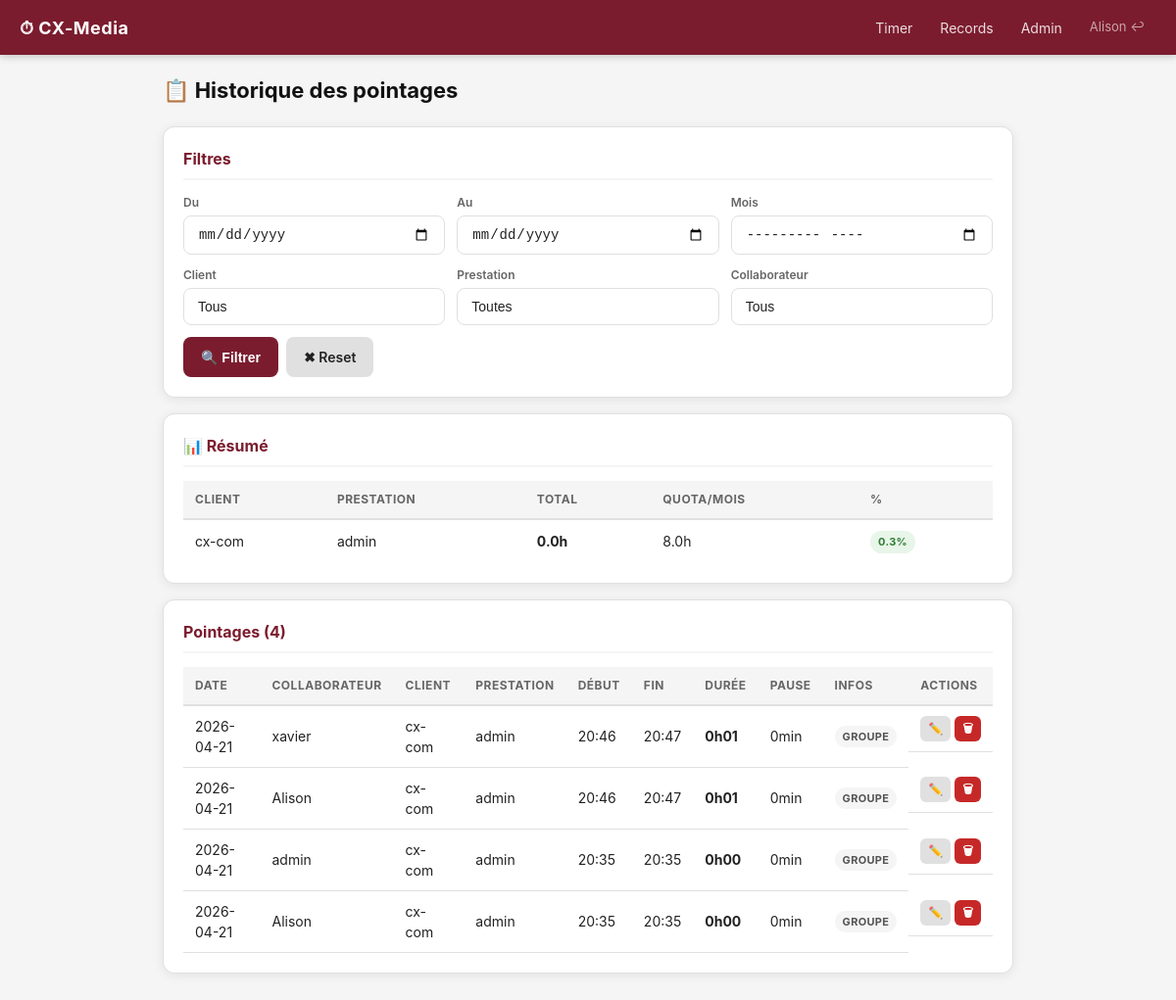
Page /records (signed in) on the committed database.
### tables this page shows
CREATE TABLE users (
        id INTEGER PRIMARY KEY AUTOINCREMENT,
        username TEXT UNIQUE NOT NULL,
        password TEXT NOT NULL,
        role TEXT DEFAULT 'user',
        active INTEGER DEFAULT 1
    );

CREATE TABLE clients (
        id INTEGER PRIMARY KEY AUTOINCREMENT,
        name TEXT UNIQUE NOT NULL,
        active INTEGER DEFAULT 1
    );

CREATE TABLE service_templates (
        id INTEGER PRIMARY KEY AUTOINCREMENT,
        name TEXT UNIQUE NOT NULL,
        active INTEGER DEFAULT 1
    );

CREATE TABLE client_services (
        id INTEGER PRIMARY KEY AUTOINCREMENT,
        client_id INTEGER NOT NULL,
        template_id INTEGER NOT NULL,
        monthly_hours REAL DEFAULT 0,
        FOREIGN KEY(client_id) REFERENCES clients(id),
        FOREIGN KEY(template_id) REFERENCES service_templates(id),
        UNIQUE(client_id, template_id)
    );

CREATE TABLE time_entries (
        id INTEGER PRIMARY KEY AUTOINCREMENT,
        user_id INTEGER NOT NULL,
        client_id INTEGER NOT NULL,
        template_id INTEGER NOT NULL,
        start_time TEXT NOT NULL,
        end_time TEXT,
        duration_minutes REAL DEFAULT 0,
        pause_minutes REAL DEFAULT 0,
        is_manual INTEGER DEFAULT 0,
        justification TEXT,
        session_id TEXT,
        FOREIGN KEY(user_id) REFERENCES users(id),
        FOREIGN KEY(client_id) REFERENCES clients(id),
        FOREIGN KEY(template_id) REFERENCES service_templates(id)
    );

### app.py (the view)
@app.route('/records')
@login_required
def records():
    conn = get_db()
    clients = conn.execute("SELECT * FROM clients WHERE active=1 ORDER BY name").fetchall()
    users = conn.execute("SELECT * FROM users WHERE active=1 ORDER BY username").fetchall()
    templates = conn.execute("SELECT * FROM service_templates WHERE active=1 ORDER BY name").fetchall()
    date_from = request.args.get('date_from', '')
    date_to = request.args.get('date_to', '')
    month = request.args.get('month', '')
    client_id = request.args.get('client_id', '')
    template_id = request.args.get('template_id', '')
    user_filter = request.args.get('user_id', '')
    query = """
        SELECT te.*, u.username, c.name as client_name, st.name as service_name
        FROM time_entries te
        JOIN users u ON te.user_id = u.id
        JOIN clients c ON te.client_id = c.id
        JOIN service_templates st ON te.template_id = st.id
        WHERE 1=1
    """
    params = []
    if session.get('role') != 'admin':
        query += " AND te.user_id = ?"
        params.append(session['user_id'])
    elif user_filter:
        query += " AND te.user_id = ?"
        params.append(user_filter)
    if date_from:
        query += " AND DATE(te.start_time) >= ?"
        params.append(date_from)
    if date_to:
        query += " AND DATE(te.start_time) <= ?"
        params.append(date_to)
    if month:
        query += " AND strftime('%Y-%m', te.start_time) = ?"
        params.append(month)
    if client_id:
        query += " AND te.client_id = ?"
        params.append(client_id)
    if template_id:
        query += " AND te.template_id = ?"
        params.append(template_id)
    query += " ORDER BY te.start_time DESC"
    entries = conn.execute(query, params).fetchall()
    stats = {}
    for e in entries:
        key = (e['client_name'], e['service_name'], e['client_id'], e['template_id'])
        if key not in stats:
            stats[key] = {'total_minutes': 0, 'monthly_hours': 0}
        stats[key]['total_minutes'] += e['duration_minutes']
    for key in stats:
        cs = conn.execute("""
            SELECT monthly_hours FROM client_services WHERE client_id=? AND template_id=?
        """, (key[2], key[3])).fetchone()
        stats[key]['monthly_hours'] = cs['monthly_hours'] if cs else 0
    conn.close()
    return render_template('records.html',
        entries=entries, stats=stats, clients=clients,
        users=users, templates=templates,
        filters={'date_from': date_from, 'date_to': date_to,
                 'month': month, 'client_id': client_id,
                 'template_id': template_id, 'user_id': user_filter})

### app.py (called while the page is built)
def get_db():
    conn = sqlite3.connect(DATABASE)
    conn.row_factory = sqlite3.Row
    return conn

def login_required(f):
    from functools import wraps
    @wraps(f)
    def decorated(*args, **kwargs):
        if 'user_id' not in session:
            return redirect(url_for('login'))
        return f(*args, **kwargs)
    return decorated

### templates/records.html (shortened to what this page needs)
{% extends "base.html" %}
{% block content %}
<div class="records-page">
  <h2 class="page-title">📋 Historique des pointages</h2>
  <div class="card">
    <h3 class="card-title">Filtres</h3>
    <form method="GET" class="filter-form">
      <div class="filter-row">
        <div class="filter-group">
          <label>Du</label>
          <input type="date" name="date_from" value="{{ filters.date_from }}" class="form-input"/>
        </div>
        <div class="filter-group">
          <label>Au</label>
          <input type="date" name="date_to" value="{{ filters.date_to }}" class="form-input"/>
        </div>
        <div class="filter-group">
          <label>Mois</label>
          <input type="month" name="month" value="{{ filters.month }}" class="form-input"/>
        </div>
      </div>
      <div class="filter-row">
        <div class="filter-group">
          <label>Client</label>
          <select name="client_id" class="form-select">
            <option value="">Tous</option>
          </select>
        </div>
        <div class="filter-group">
          <label>Prestation</label>
          <select name="template_id" class="form-select">
            <option value="">Toutes</option>
          </select>
        </div>
        {% if session.role == 'admin' %}
        <div class="filter-group">
          <label>Collaborateur</label>
          <select name="user_id" class="form-select">
            <option value="">Tous</option>
          </select>
        </div>
        {% endif %}
      </div>
      <div class="filter-actions">
        <button type="submit" class="btn btn-primary">🔍 Filtrer</button>
        <a href="{{ url_for('records') }}" class="btn btn-secondary">✖ Reset</a>
      </div>
    </form>
  </div>
  {% if stats %}
  <div class="card">
    <h3 class="card-title">📊 Résumé</h3>
    <table class="table">
      <thead>
        <tr>
          <th>Client</th>
          <th>Prestation</th>
          <th>Total</th>
          <th>Quota/mois</th>
          <th>%</th>
        </tr>
      </thead>
      <tbody>
        {% for key, s in stats.items() %}
        {% set hours = s.total_minutes / 60 %}
        {% set quota = s.monthly_hours %}
        {% set pct = ((hours / quota * 100) | round(1)) if quota > 0 else '-' %}
        <tr class="{% if quota > 0 and hours > quota %}row-over{% endif %}">
          <td>{{ key[0] }}</td>
          <td>{{ key[1] }}</td>
          <td><strong>{{ "%.1f"|format(hours) }}h</strong></td>
          <td>{{ quota }}h</td>
          <td>
            {% if quota > 0 %}
              <span class="badge {% if hours > quota %}badge-danger{% elif hours > quota * 0.8 %}badge-warning{% else %}badge-success{% endif %}">
                {{ pct }}%
              </span>
            {% else %}—{% endif %}
          </td>
        </tr>
        {% endfor %}
      </tbody>
    </table>
  </div>
  {% endif %}
  <div class="card">
    <h3 class="card-title">Pointages ({{ entries|length }})</h3>
    {% if entries %}
    <div class="table-scroll">
    <table class="table">
      <thead>
        <tr>
          <th>Date</th>
          {% if session.role == 'admin' %}<th>Collaborateur</th>{% endif %}
          <th>Client</th>
          <th>Prestation</th>
          <th>Début</th>
          <th>Fin</th>
          <th>Durée</th>
          <th>Pause</th>
          <th>Infos</th>
          {% if session.role == 'admin' %}<th>Actions</th>{% endif %}
        </tr>
      </thead>
      <tbody>
        {% for e in entries %}
        {% set h = (e.duration_minutes / 60) | int %}
        {% set m = (e.duration_minutes % 60) | round | int %}
        <tr>
          <td>{{ e.start_time[:10] }}</td>
          {% if session.role == 'admin' %}<td>{{ e.username }}</td>{% endif %}
          <td>{{ e.client_name }}</td>
          <td>{{ e.service_name }}</td>
          <td>{{ e.start_time[11:16] }}</td>
          <td>{{ e.end_time[11:16] if e.end_time else '—' }}</td>
          <td><strong>{{ h }}h{{ '%02d'|format(m) }}</strong></td>
          <td>{{ e.pause_minutes | round | int }}min</td>
          <td>
            {% if e.session_id %}<span class="badge badge-secondary">Groupe</span>{% endif %}
          </td>
          {% if session.role == 'admin' %}
          <td class="actions">
            <button class="btn btn-xs btn-secondary" onclick="toggleEdit({{ e.id }})">✏️</button>
            <a href="{{ url_for('delete_entry', eid=e.id) }}" class="btn btn-xs btn-danger"
               onclick="return confirm('Supprimer ce pointage ?')">🗑</a>
          </td>
          {% endif %}
        </tr>
        {% endfor %}
      </tbody>
    </table>
    </div>
    {% else %}
      <p class="empty-msg">Aucun pointage trouvé.</p>
    {% endif %}
  </div>
</div>
{% endblock %}

### templates/base.html (shortened to what this page needs)
<!DOCTYPE html>
<html lang="fr">
<head>
  <link rel="stylesheet" href="{{ url_for('static', filename='css/style.css') }}"/>
</head>
<body>
  <nav class="navbar">
    <div class="nav-brand">⏱ CX-Media</div>
    <div class="nav-links">
      {% if session.user_id %}
        <a href="{{ url_for('index') }}" class="nav-link">Timer</a>
        <a href="{{ url_for('records') }}" class="nav-link">Records</a>
        {% if session.role == 'admin' %}
          <a href="{{ url_for('admin') }}" class="nav-link">Admin</a>
        {% endif %}
        <a href="{{ url_for('logout') }}" class="nav-link nav-logout">{{ session.username }} ↩</a>
      {% endif %}
    </div>
  </nav>
  <main class="container">
    {% block content %}{% endblock %}
  </main>
</body>
</html>

### static/css/style.css (style rules this page uses)
:root { --bordeaux: #7B1C2E; --bordeaux-dark: #5a1320; --bordeaux-light: #9e2540; --noir: #111111; --blanc: #FFFFFF; --gris: #f5f5f5; --gris-bord: #e0e0e0; --text: #222222; --text-light: #666666; --success: #2e7d32; --warning: #f57c00; --danger: #c62828; --info: #1565c0; --radius: 12px; --shadow: 0 2px 12px rgba(0,0,0,0.08); }
* { box-sizing: border-box; margin: 0; padding: 0; }
body { font-family: -apple-system, BlinkMacSystemFont, 'Segoe UI', sans-serif; background: var(--gris); color: var(--text); font-size: 15px; line-height: 1.5; }
.navbar { background: var(--bordeaux); color: white; padding: 0 20px; height: 56px; display: flex; align-items: center; justify-content: space-between; box-shadow: 0 2px 8px rgba(0,0,0,0.2); position: sticky; top: 0; z-index: 100; }
.nav-brand { font-size: 18px; font-weight: 700; letter-spacing: 0.5px; }
.nav-links { display: flex; gap: 4px; align-items: center; }
.nav-link { color: rgba(255,255,255,0.85); text-decoration: none; padding: 6px 12px; border-radius: 8px; font-size: 14px; transition: background 0.2s; }
.nav-logout { color: rgba(255,255,255,0.6); font-size: 13px; }
.container { max-width: 900px; margin: 0 auto; padding: 20px 16px 40px; }
.card { background: white; border-radius: var(--radius); padding: 20px; margin-bottom: 16px; box-shadow: var(--shadow); border: 1px solid var(--gris-bord); }
.card-title { font-size: 16px; font-weight: 700; color: var(--bordeaux); margin-bottom: 14px; padding-bottom: 8px; border-bottom: 2px solid var(--gris); }
.page-title { font-size: 22px; font-weight: 700; color: var(--noir); margin-bottom: 20px; }
.btn { display: inline-flex; align-items: center; justify-content: center; gap: 6px; padding: 10px 18px; border: none; border-radius: 8px; font-size: 14px; font-weight: 600; cursor: pointer; text-decoration: none; transition: all 0.2s; white-space: nowrap; }
.btn-primary { background: var(--bordeaux); color: white; }
.btn-danger { background: var(--danger); color: white; }
.btn-secondary { background: #e0e0e0; color: var(--text); }
.btn-xs { padding: 4px 8px; font-size: 12px; border-radius: 6px; }
.form-input, .form-select { width: 100%; padding: 10px 14px; border: 1.5px solid var(--gris-bord); border-radius: 8px; font-size: 14px; color: var(--text); background: white; transition: border 0.2s; appearance: none; }
.table { width: 100%; border-collapse: collapse; font-size: 14px; }
.table th { background: var(--gris); padding: 10px 12px; text-align: left; font-weight: 700; font-size: 12px; color: var(--text-light); text-transform: uppercase; letter-spacing: 0.5px; border-bottom: 2px solid var(--gris-bord); }
.table td { padding: 10px 12px; border-bottom: 1px solid var(--gris-bord); vertical-align: middle; }
.table tr:last-child td { border-bottom: none; }
.table-scroll { overflow-x: auto; }
.actions { display: flex; gap: 4px; }
.badge { display: inline-block; padding: 3px 8px; border-radius: 20px; font-size: 11px; font-weight: 700; text-transform: uppercase; letter-spacing: 0.3px; }
.badge-success { background: #e8f5e9; color: var(--success); }
.badge-secondary { background: #f5f5f5; color: #555; }
.filter-row { display: flex; gap: 12px; flex-wrap: wrap; margin-bottom: 12px; }
.filter-group { display: flex; flex-direction: column; gap: 4px; flex: 1; min-width: 140px; }
.filter-group label { font-size: 12px; font-weight: 600; color: var(--text-light); }
.filter-actions { display: flex; gap: 8px; }

### rows in the picture
users: username "Alison"
clients: name "cx-com"
service_templates: name "admin"
client_services: stats "8.0"
time_entries: start_time "2026-04-21", username "xavier", client_name "cx-com", service_name "admin", start_time "20:46", end_time "20:47", is_manual "0", m "01", pause_minutes "0", shows "GROUPE"
time_entries: start_time "2026-04-21", username "Alison", client_name "cx-com", service_name "admin", start_time "20:46", end_time "20:47", is_manual "0", m "01", pause_minutes "0", shows "GROUPE"
time_entries: start_time "2026-04-21", username "admin", client_name "cx-com", service_name "admin", start_time "20:35", end_time "20:35", is_manual "0", m "00", pause_minutes "0", shows "GROUPE"
time_entries: start_time "2026-04-21", username "Alison", client_name "cx-com", service_name "admin", start_time "20:35", end_time "20:35", is_manual "0", m "00", pause_minutes "0", shows "GROUPE"

### other values in the picture
{{ "%.1f"|format(hours) }} "0.0"
{{ pct }} "0.3"
{{ entries|length }} "4"
